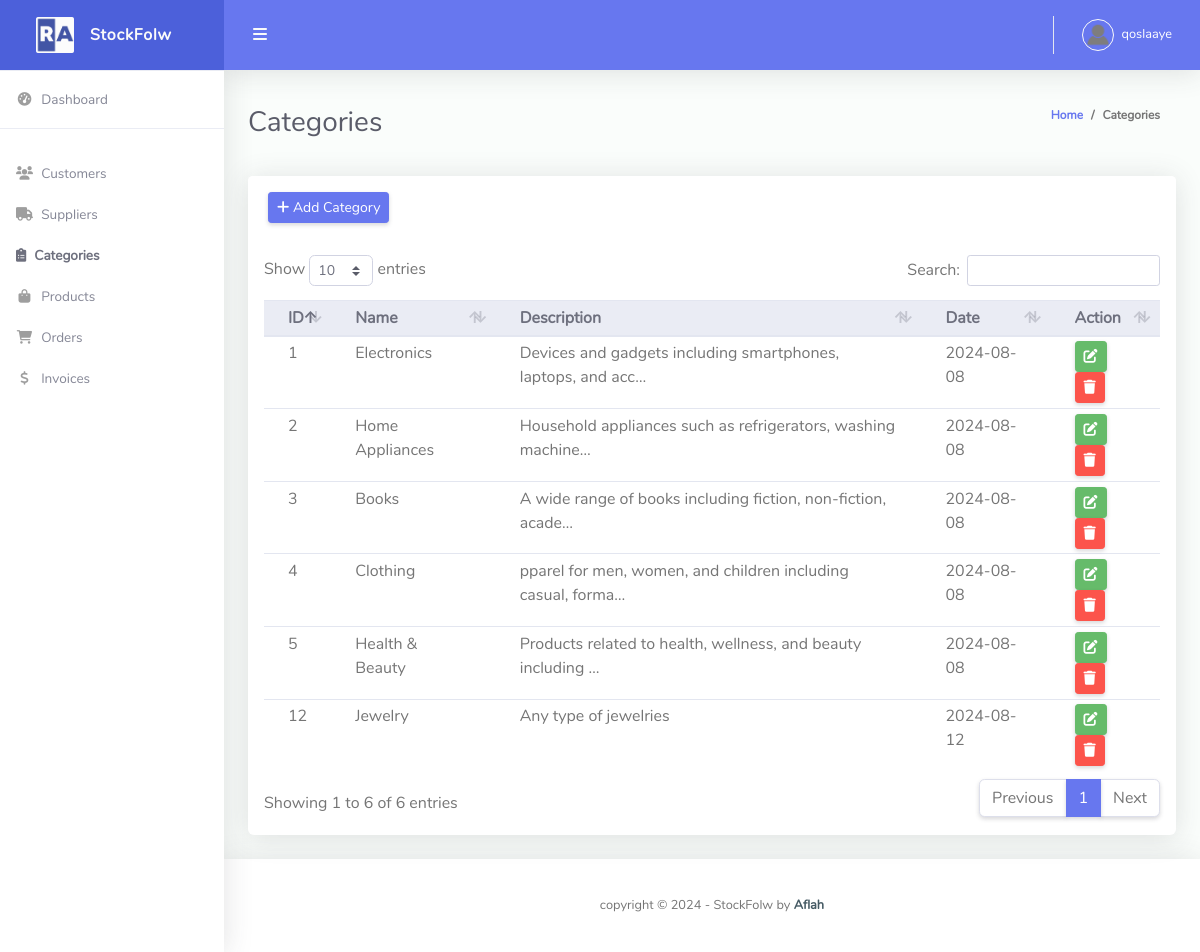
Screenshot of /category/ (signed in) with the database file from the repository.
### stockflow/models.py (models this page shows, shortened)
class Customer(models.Model):
    user = models.OneToOneField(User, null=True, blank=True, on_delete=models.CASCADE)
    name = models.CharField(max_length=200, null=True, blank=True)
    phone = models.CharField(max_length=200, null=True, blank=True)
    email = models.EmailField(max_length=200, null=True, blank=True)
    address = models.TextField(null=True, blank=True)
    profile_pic = models.ImageField(default="profile1.png", null=True, blank=True)
    date_created = models.DateTimeField(auto_now_add=True, null=True, blank=True)

class Category(models.Model):
    name = models.CharField(max_length=200)
    description = models.TextField(blank=True, null=True)
    created_at = models.DateTimeField(auto_now_add=True)
    class Meta:
        verbose_name_plural = "Categories"

### stockflow/views.py (the view)
# urls.py: path('category/', views.category, name='category'),
@login_required(login_url='login')
def category(request):
    categories = Category.objects.all()
    form = CategoryForm()
    context = {'categories': categories, 'form': form}
    return render(request, 'category.html', context)

### stockflow/forms.py
class CategoryForm(forms.ModelForm):
    class Meta:
        model = Category
        fields = '__all__'
        widgets = {
            'name': forms.TextInput(attrs={'class': 'form-control', 'placeholder': 'Category Name', 'required': True}),
            'description': forms.Textarea(attrs={'class': 'form-control', 'placeholder': 'Description', 'required': True}),
        }

### templates/category.html (shortened to what this page needs)
{% extends 'base.html' %}
{% block content %}
<div class="container-fluid" id="container-wrapper">
    <div class="d-sm-flex align-items-center justify-content-between mb-4">
        <h1 class="h3 mb-0 text-gray-800">Categories</h1>
        <ol class="breadcrumb">
            <li class="breadcrumb-item"><a href="{% url 'home' %}">Home</a></li>
            <li class="breadcrumb-item">Categories</li>
        </ol>
    </div>
    <div class="row">
        <div class="col-lg-12">
            <div class="card mb-4">
                <div class="card-header py-3 d-flex flex-row align-items-center justify-content-between">
                    <button class="btn btn-sm btn-primary" data-toggle="modal" data-target="#modal-add-category">
                        <i class="fas fa-plus"></i> Add Category
                    </button>
                </div>
                <div class="table-responsive p-3">
                    <table class="table align-items-center table-flush table-hover table-sm" id="dataTableHover">
                        <thead class="thead-light">
                            <tr>
                                <th>ID</th>
                                <th>Name</th>
                                <th>Description</th>
                                <th>Date</th>
                                <th>Action</th>
                            </tr>
                        </thead>
                        <tbody>
                            {% for category in categories %}
                            <tr data-description="{{ category.description }}">
                                <td>{{ category.id }}</td>
                                <td>{{ category.name }}</td>
                                <td>{{ category.description|truncatechars:60|default:category.description }}</td>
                                <td>{{ category.created_at|date:"Y-m-d" }}</td>
                                <td>
                                    <a href="" class="btn btn-sm btn-success" data-toggle="modal"
                                        data-target="#modal-update-{{ category.id }}">
                                        <i class="fas fa-edit"></i>
                                    </a>
                                    <a href="" class="btn btn-sm btn-danger" data-toggle="modal"
                                        data-target="#modal-delete-{{ category.id }}">
                                        <i class="fas fa-trash"></i>
                                    </a>
                                </td>
                            </tr>
                            {% endfor %}
                        </tbody>
                    </table>
                </div>
            </div>
        </div>
    </div>
</div>
{% endblock %}

### templates/partials/topbar.html (shortened to what this page needs)
{% load static %}
<nav class="navbar navbar-expand navbar-light bg-navbar topbar mb-4 static-top">
    <button id="sidebarToggleTop" class="btn btn-link rounded-circle mr-3">
        <i class="fa fa-bars"></i>
    </button>
    <ul class="navbar-nav ml-auto">
        <li class="nav-item dropdown no-arrow">
            <a class="nav-link dropdown-toggle" href="#" id="userDropdown" role="button" data-toggle="dropdown"
                aria-haspopup="true" aria-expanded="false">
                {% if request.user.customer.profile_pic %}
                <img class="img-profile rounded-circle" src="{{request.user.customer.profile_pic.url}}"
                    style="max-width: 60px">
                {% else %}
                <img class="img-profile rounded-circle" src="{% static 'img/Testro.jpg' %}" style="max-width: 60px">
                {% endif %}
                <span class="ml-2 d-none d-lg-inline text-white small">{{request.user}}</span>
            </a>
        </li>
    </ul>
</nav>

### rows the page displays
Category: id "1", name "Electronics", description "Devices and gadgets including smartphones, laptops, and acc…", created_at "2024-08-08"
Category: id "2", name "Home Appliances", description "Household appliances such as refrigerators, washing machine…", created_at "2024-08-08"
Category: id "3", name "Books", description "A wide range of books including fiction, non-fiction, acade…", created_at "2024-08-08"
Category: id "4", name "Clothing", description "pparel for men, women, and children including casual, forma…", created_at "2024-08-08"
Category: id "5", name "Health & Beauty", description "Products related to health, wellness, and beauty including …", created_at "2024-08-08"
Category: id "12", name "Jewelry", description "Any type of jewelries", created_at "2024-08-12"

### other values shown
{{ request.user }} "qoslaaye"
